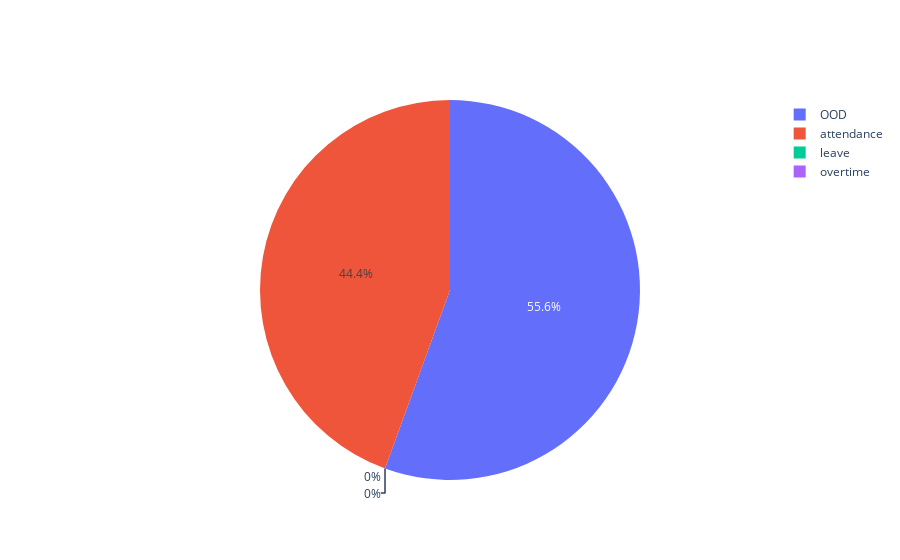

Notebook source saved alongside this figure:
### Markdown cell above
# Plotly test 
idk what i was doing.

### Code cell
import plotly.graph_objects as go
values = [4, 5, 0, 0, (4*8.5)]
labels = ["attendance", "OOD", "leave", "overtime", 'effort']
fig = go.Figure(data=[go.Pie(labels=labels[:-1], values=values[:-1])])
fig.show()

### Figure 1 — Plotly figure (JSON) as saved in the notebook; plotly's stock layout.template omitted (floating-point values rounded to 4 significant figures)
{"data": [{"labels": ["attendance", "OOD", "leave", "overtime"], "type": "pie", "values": [4, 5, 0, 0]}], "layout": {}}
